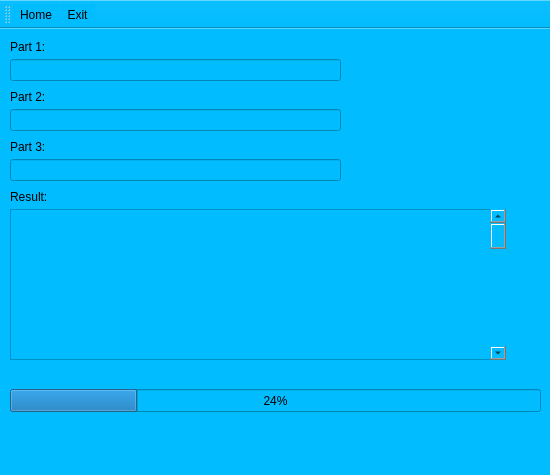
<?xml version="1.0" encoding="UTF-8"?>
<ui version="4.0">
 <class>mainsearch</class>
 <widget class="QMainWindow" name="mainsearch">
  <property name="geometry">
   <rect>
    <x>0</x>
    <y>0</y>
    <width>550</width>
    <height>475</height>
   </rect>
  </property>
  <property name="windowTitle">
   <string>MainWindow</string>
  </property>
  <property name="styleSheet">
   <string notr="true">font: 75 11pt &quot;Agency FB&quot;;
background-color: rgb(1, 188, 255);</string>
  </property>
  <widget class="QWidget" name="centralwidget">
   <widget class="QProgressBar" name="progressBar">
    <property name="geometry">
     <rect>
      <x>10</x>
      <y>360</y>
      <width>531</width>
      <height>23</height>
     </rect>
    </property>
    <property name="layoutDirection">
     <enum>Qt::LeftToRight</enum>
    </property>
    <property name="value">
     <number>24</number>
    </property>
   </widget>
   <widget class="QTextEdit" name="textEdit">
    <property name="geometry">
     <rect>
      <x>10</x>
      <y>180</y>
      <width>491</width>
      <height>151</height>
     </rect>
    </property>
   </widget>
   <widget class="QLineEdit" name="lineEdit">
    <property name="geometry">
     <rect>
      <x>10</x>
      <y>130</y>
      <width>331</width>
      <height>22</height>
     </rect>
    </property>
   </widget>
   <widget class="QLineEdit" name="lineEdit_2">
    <property name="geometry">
     <rect>
      <x>10</x>
      <y>80</y>
      <width>331</width>
      <height>22</height>
     </rect>
    </property>
   </widget>
   <widget class="QLineEdit" name="lineEdit_3">
    <property name="geometry">
     <rect>
      <x>10</x>
      <y>30</y>
      <width>331</width>
      <height>22</height>
     </rect>
    </property>
   </widget>
   <widget class="QLabel" name="label">
    <property name="geometry">
     <rect>
      <x>10</x>
      <y>10</y>
      <width>331</width>
      <height>16</height>
     </rect>
    </property>
    <property name="text">
     <string>Part 1:</string>
    </property>
   </widget>
   <widget class="QLabel" name="label_2">
    <property name="geometry">
     <rect>
      <x>10</x>
      <y>60</y>
      <width>321</width>
      <height>16</height>
     </rect>
    </property>
    <property name="text">
     <string>Part 2:</string>
    </property>
   </widget>
   <widget class="QLabel" name="label_3">
    <property name="geometry">
     <rect>
      <x>10</x>
      <y>110</y>
      <width>331</width>
      <height>16</height>
     </rect>
    </property>
    <property name="text">
     <string>Part 3:</string>
    </property>
   </widget>
   <widget class="QLabel" name="label_4">
    <property name="geometry">
     <rect>
      <x>10</x>
      <y>160</y>
      <width>331</width>
      <height>16</height>
     </rect>
    </property>
    <property name="text">
     <string>Result:</string>
    </property>
   </widget>
   <widget class="QScrollBar" name="verticalScrollBar">
    <property name="geometry">
     <rect>
      <x>490</x>
      <y>180</y>
      <width>16</width>
      <height>151</height>
     </rect>
    </property>
    <property name="orientation">
     <enum>Qt::Vertical</enum>
    </property>
   </widget>
  </widget>
  <widget class="QStatusBar" name="statusbar"/>
  <widget class="QToolBar" name="toolBar">
   <property name="windowTitle">
    <string>toolBar</string>
   </property>
   <property name="layoutDirection">
    <enum>Qt::LeftToRight</enum>
   </property>
   <property name="iconSize">
    <size>
     <width>50</width>
     <height>45</height>
    </size>
   </property>
   <attribute name="toolBarArea">
    <enum>TopToolBarArea</enum>
   </attribute>
   <attribute name="toolBarBreak">
    <bool>false</bool>
   </attribute>
   <addaction name="actionHome"/>
   <addaction name="actionExit"/>
  </widget>
  <action name="actionExit">
   <property name="icon">
    <iconset resource="iman.qrc">
     <normaloff>:/Project/exit_icon.svg</normaloff>:/Project/exit_icon.svg</iconset>
   </property>
   <property name="text">
    <string>Exit</string>
   </property>
  </action>
  <action name="actionHome">
   <property name="icon">
    <iconset resource="iman.qrc">
     <normaloff>:/Project/home_icon.svg</normaloff>:/Project/home_icon.svg</iconset>
   </property>
   <property name="text">
    <string>Home</string>
   </property>
  </action>
 </widget>
 <resources>
  <include location="iman.qrc"/>
 </resources>
 <connections/>
</ui>
